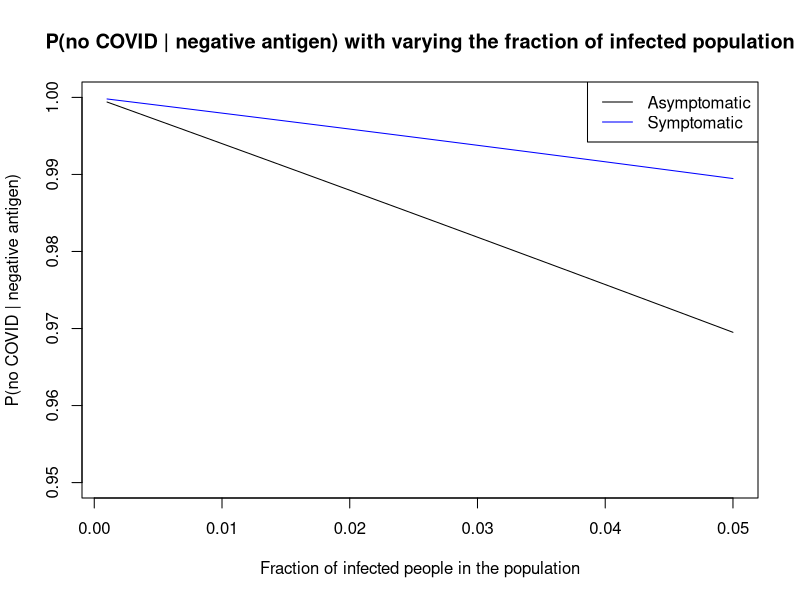

Generate this figure with R:
## ---- chunk 1
sspec <- 0.989
ssens <- 0.80
aspec <- 0.984
asens <- 0.412
## ---- chunk 2
curve((aspec * (1 - x)) / (aspec * (1 - x) + (1 - asens) * x), from = 0.001, to = 0.05,
      ylim = c(0.95, 1),
      ylab = "P(no COVID | negative antigen)", xlab = "Fraction of infected people in the population",
      main = "P(no COVID | negative antigen) with varying the fraction of infected population")
curve((sspec * (1 - x)) / (sspec * (1 - x) + (1 - ssens) * x), add = TRUE, col = "blue")
legend("topright",
       legend = c("Asymptomatic", "Symptomatic"),
       lty = 1, col = c("black", "blue"))
